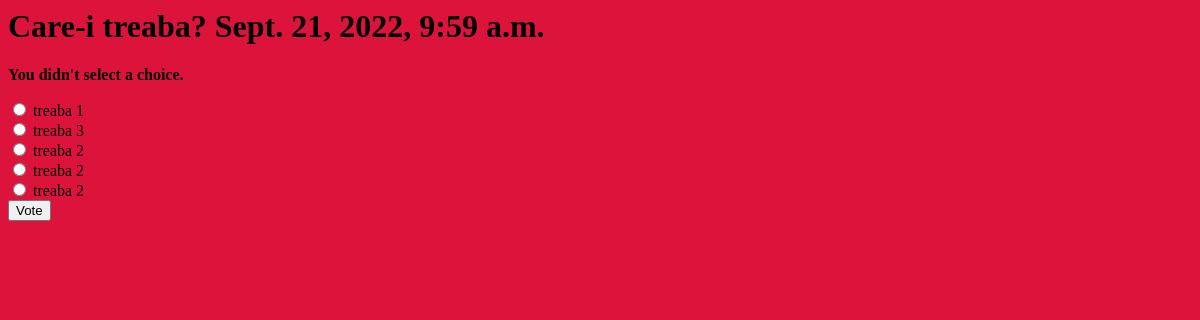
The page /polls/1/vote/ on the database its author committed.
### polls/models.py (models this page shows, shortened)
class Question(models.Model):
    question_text = models.CharField(max_length=200)
    pub_date = models.DateTimeField('date published',default=timezone.now(), editable=False)

class Choice(models.Model):
    question = models.ForeignKey(Question, on_delete=models.CASCADE)
    choice_text = models.CharField(max_length=200)
    votes = models.IntegerField(default=0)

### polls/views.py (the view)
# urls.py: path('<int:question_id>/vote/', views.vote, name='vote'),
def vote(request, question_id):
    question = get_object_or_404(Question, pk=question_id)
    try:
        selected_choice = question.choice_set.get(pk=request.POST['choice'])
    except (KeyError, Choice.DoesNotExist):
        return render(request, 'polls/detail.html', {
        'question': question,
        'error_message': "You didn't select a choice.",
        })
    else:
        selected_choice.votes += 1
        selected_choice.save()
        return HttpResponseRedirect(reverse('polls:results', args=(question.id,)))

### polls/templates/polls/detail.html (shortened to what this page needs)
{% load static %}
<link rel="stylesheet" href="{% static 'polls/detail.css' %}">
<body>
<h1>{{ question.question_text}} {{question.pub_date }}</h1>
{% if error_message %}<p><strong>{{ error_message }}</p></strong>{%endif%}
<form action="{% url 'polls:vote' question.id %}" method="post">
{% for choice in question.choice_set.all %}
    <input type="radio" name="choice" id="choice{{ forloop.counter }}" value="{{ choice.id }}">
    <label for="choice{{ forloop.counter }}">{{ choice.choice_text }}</label><br>
{% endfor %}
<input type="submit" value="Vote">
</form>
</body>

### polls/static/polls/detail.css (style rules this page uses)
body { background-color: crimson; font-family:JosefinSans-Italic-VariableFont_wgh; }

### rows shown on the page
Question: question_text "Care-i treaba?", pub_date "Sept. 21, 2022, 9:59 a.m."
Choice: choice_text "treaba 1"
Choice: choice_text "treaba 3"
Choice: choice_text "treaba 2"
Choice: choice_text "treaba 2"
Choice: choice_text "treaba 2"

### other values the page prints
{{ error_message }} "You didn't select a choice."
